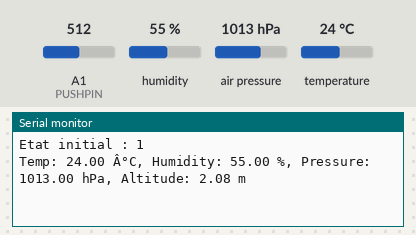
Bench run of a sketch on a simulated Arduino Uno, built with avr-gcc and run on an emulated ATmega328P. On the bench: the last lines printed to the serial monitor. The test bench sets the inputs (shaded band); at power-on: A1 (PUSHPIN) = 512, humidity 55 %, air pressure 1013 hPa, temperature 24 °C.

Above: at 1.2 s.
1.3 s: A1 (PUSHPIN) set to 40
At 4.0 s:
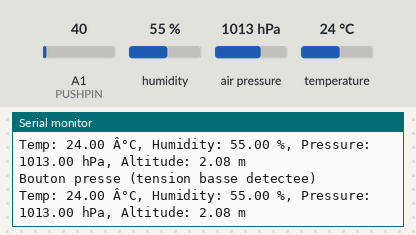
4.6 s: A1 (PUSHPIN) set to 53
At 7.6 s:
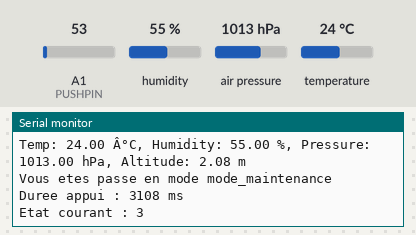

Measured:
- the behaviour switches between 50 and 51 on A1 (PUSHPIN) (found by bisection; images 1 and 2)
- after the input at 1.3 s, the serial monitor: prints a new line after 1.8 s (image 1)
- after the input at 4.6 s, the serial monitor: prints a new line after 1.6 s (image 2)

The sketch:

Code_version_0_2.ino
```cpp
// importer les biblothèques pour le capteur wpse335
#include <Wire.h>
#include <Adafruit_Sensor.h>
#include <Adafruit_BME280.h>

#define SEALEVELPRESSURE_HPA (1013.25)

Adafruit_BME280 bme; // I2C

#define LEDPIN 7
#define PUSHPIN A1   // ton bouton double est branché sur une entrée analogique

int randNumber = 0;
volatile int flag = 0;
volatile unsigned long start = 0;
volatile unsigned long temp = 0;
const int etat[4] = {1, 2, 3, 4};
volatile int currentIndex = 0; // commence à etat[0] = 1
int LOG_INTERVAL = 3000;


// Fonction de lecture analogique stabilisée
int readAnalogStable(int pin) {
  long total = 0;
  for (int i = 0; i < 10; i++) {
    total += analogRead(pin);
    delay(5);
  }
  return total / 10;
}

// Seuil de détection pour le bouton fonctionnel (actif bas)
const int BUTTON_THRESHOLD = 50;  // en dessous de ~50 = considéré comme appuyé à 0 V

void mode_standard() { Serial.println("Vous etes passe en mode standard"); }
void mode_configuration() { Serial.println("Vous etes passe en mode configuration"); }
void mode_maintenance() { Serial.println("Vous etes passe en mode mode_maintenance"); }
void mode_economie() { Serial.println("Vous etes passe en mode economie"); }

void change() {
  unsigned long now = millis();
  int reading = readAnalogStable(PUSHPIN);

  bool pressed = (reading <= BUTTON_THRESHOLD); // actif bas = proche de 0 V

  if (pressed && flag == 0) {
    start = now;
    flag = 1;
    Serial.println("Bouton presse (tension basse detectee)");
  } else if (!pressed && flag == 1) {
    flag = 0;
    unsigned long duration = now - start;

    if (duration >= 4000UL) {
      mode_economie();
      currentIndex = 3;
    } else if (duration >= 3000UL) {
      mode_maintenance();
      currentIndex = 2;
    } else if (duration >= 2000UL) {
      mode_configuration();
      currentIndex = 1;
    } else {
      mode_standard();
      currentIndex = 0;
    }

    Serial.print("Duree appui : ");
    Serial.print(duration);
    Serial.println(" ms");
    Serial.print("Etat courant : ");
    Serial.println(etat[currentIndex]);
  }
}

void capteur(){
  float temperature = bme.readTemperature();
  float pressure = bme.readPressure() / 100.0F;  // in hPa
  float humidity = bme.readHumidity();
  float altitude = bme.readAltitude(SEALEVELPRESSURE_HPA);

  Serial.print("Temp: ");
  Serial.print(temperature);
  Serial.print(" Â°C, Humidity: ");
  Serial.print(humidity);
  Serial.print(" %, Pressure: ");
  Serial.print(pressure);
  Serial.print(" hPa, Altitude: ");
  Serial.print(altitude);
  Serial.println(" m");

  delay(LOG_INTERVAL);
}

void setup() {
  Serial.begin(9600);
  while (!Serial);  // wait for serial

  if (!bme.begin(0x76)) {  // common address is 0x76 or 0x77
    Serial.println("Could not find a valid BME280 sensor, check wiring!");
    while (1) delay(10);
  }
  //pinMode(LEDPIN, OUTPUT);
  Serial.print("Etat initial : ");
  Serial.println(etat[currentIndex]);
}

void loop() {
  change();
  delay(10);
  if (currentIndex == 0) {
    capteur();
  }
  if (currentIndex == 3) {
    // désactiver GPS
    LOG_INTERVAL = LOG_INTERVAL*2;
    capteur();
  }
}
```
